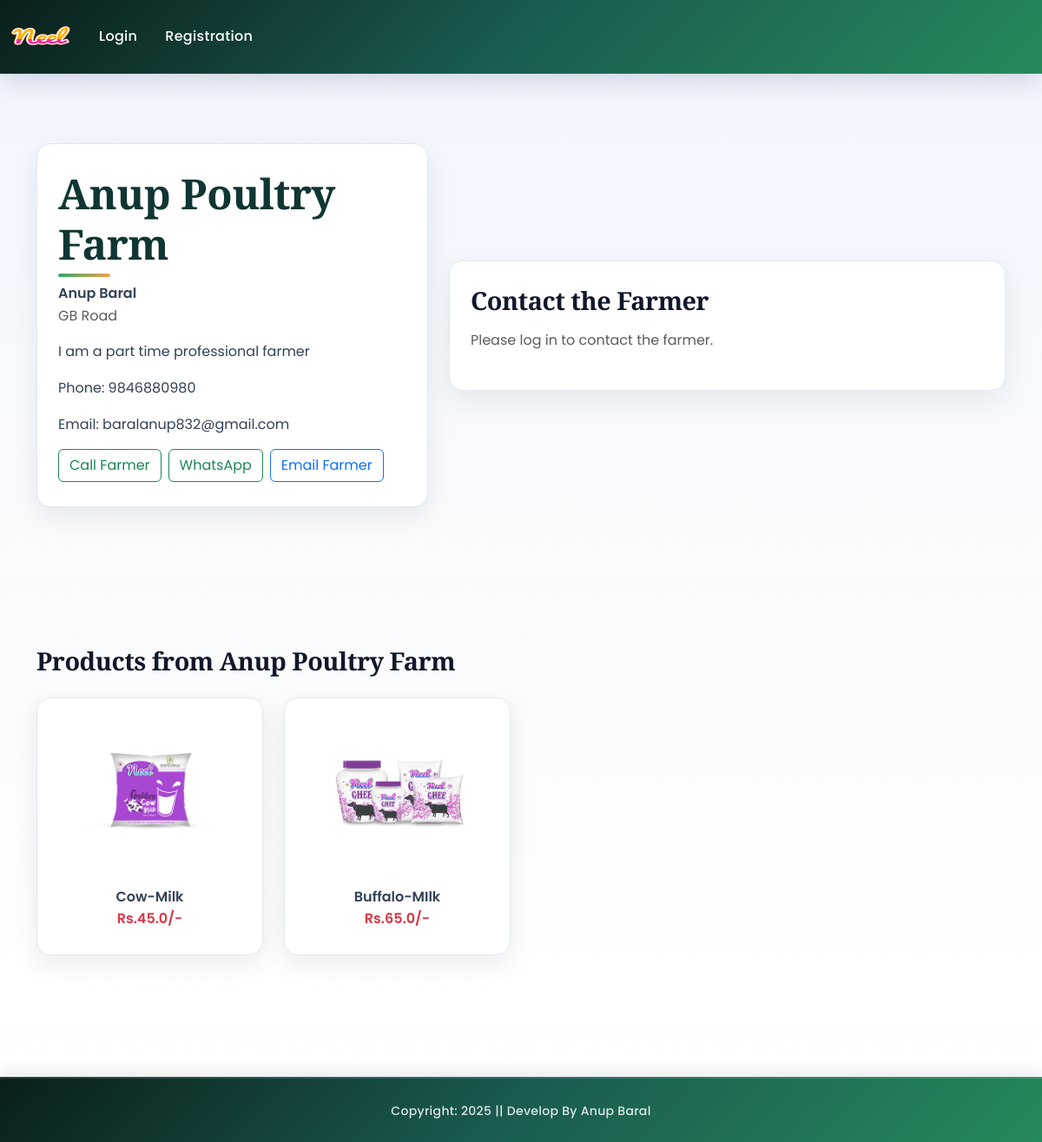
Screenshot of /farmers/1/ with the database file from the repository.
### app/models.py (models this page shows, shortened)
class Farmer(models.Model):
    name = models.CharField(max_length=120)
    farm_name = models.CharField(max_length=160)
    location = models.CharField(max_length=160)
    bio = models.TextField(blank=True)
    phone = models.CharField(max_length=30, blank=True)
    email = models.EmailField(blank=True)
    photo = models.ImageField(upload_to='farmers', blank=True, null=True)

class Product(models.Model):
    title = models.CharField(max_length=100)
    selling_price = models.FloatField()
    discounted_price = models.FloatField()
    description = models.TextField()
    composition = models.TextField(default='')
    prodapp = models.TextField(default='')
    category = models.CharField(choices=CATEGORY_CHOICES, max_length=2)
    product_image = models.ImageField(upload_to='product')
    farmer = models.ForeignKey('Farmer', on_delete=models.SET_NULL, null=True, blank=True, related_name='products')
    def default_variant(self):
        return self.variants.filter(is_default=True).first()
    @property
    def effective_discounted_price(self):
        variant = self.default_variant()
        return variant.discounted_price if variant else self.discounted_price

### app/views.py (the view)
# urls.py: path('farmers/<int:pk>/', views.farmer_detail, name='farmer-detail'),
def farmer_detail(request, pk):
    farmer = get_object_or_404(Farmer, pk=pk)
    products = farmer.products.all()
    return render(request, 'app/farmer_detail.html', {
        'farmer': farmer,
        'products': products,
        'farmer_form': FarmerMessageForm(),
    })

### app/context_processors.py (called while the page is built)
def cart_item_count(request):
    totalitem = 0
    if request.user.is_authenticated:
        totalitem = Cart.objects.filter(user=request.user).count()
    return {'totalitem': totalitem}

### app/templates/app/farmer_detail.html (shortened to what this page needs)
{% extends "app/base.html" %}
{% load static %}
{% block main-content %}
<section class="section">
    <div class="container">
        <div class="row g-4 align-items-center">
            <div class="col-12 col-lg-5">
                <div class="card-soft">
                    <h2 class="section-title">{{ farmer.farm_name }}</h2>
                    <div class="fw-semibold">{{ farmer.name }}</div>
                    <div class="text-muted">{{ farmer.location }}</div>
                    {% if farmer.bio %}
                    <p class="mt-3">{{ farmer.bio }}</p>
                    {% endif %}
                    {% if farmer.phone %}
                    <p class="mt-3">Phone: {{ farmer.phone }}</p>
                    {% endif %}
                    {% if farmer.email %}
                    <p>Email: {{ farmer.email }}</p>
                    {% endif %}
                    <div class="d-flex flex-wrap gap-2 mt-3">
                        {% if farmer.phone %}
                        <a class="btn btn-outline-success" href="tel:{{ farmer.phone }}">Call Farmer</a>
                        <a class="btn btn-outline-success" href="https://wa.me/{{ farmer.phone|cut:' ' }}" target="_blank" rel="noopener">WhatsApp</a>
                        {% endif %}
                        {% if farmer.email %}
                        <a class="btn btn-outline-primary" href="mailto:{{ farmer.email }}">Email Farmer</a>
                        {% endif %}
                    </div>
                </div>
            </div>
            <div class="col-12 col-lg-7">
                <div class="card-soft">
                    <h3 class="mb-3">Contact the Farmer</h3>
                    {% if request.user.is_authenticated %}
                    <form method="post" action="{% url 'contact-farmer' farmer.id %}">
                        {% csrf_token %}
                        <div class="mb-3">
                            {{ farmer_form.subject }}
                        </div>
                        <div class="mb-3">
                            {{ farmer_form.message }}
                        </div>
                        <button class="btn btn-brand" type="submit">Send Message</button>
                    </form>
                    {% else %}
                    <p class="text-muted">Please log in to contact the farmer.</p>
                    {% endif %}
                </div>
            </div>
        </div>
    </div>
</section>
<section class="section section-light">
    <div class="container">
        <h3 class="mb-4">Products from {{ farmer.farm_name }}</h3>
        {% if products %}
        <div class="row g-4">
            {% for prod in products %}
            <div class="col-12 col-sm-6 col-lg-3">
                <a href="{% url 'product-detail' prod.id %}" class="text-decoration-none">
                    <div class="card-soft text-center h-100">
                        <img src="{{ prod.product_image.url }}" class="img-fluid" alt="{{ prod.title }}">
                        <div class="fw-semibold mt-3">{{ prod.title }}</div>
                        <div class="text-danger fw-semibold">Rs.{{ prod.effective_discounted_price }}/-</div>
                    </div>
                </a>
            </div>
            {% endfor %}
        </div>
        {% else %}
        <p class="text-muted">No products available yet.</p>
        {% endif %}
    </div>
</section>
{% endblock main-content %}

### app/static/app/css/style.css (style rules this page uses)
:root { --brand-900: #0a1f1b; --brand-800: #0f3632; --brand-700: #1a5c52; --brand-600: #268959; --brand-500: #2faa6b; --accent-500: #f59f4a; --accent-600: #e3832c; --accent-400: #fdb64e; --ink-900: #0f172a; --ink-800: #1e293b; --ink-700: #334155; --ink-500: #64748b; --ink-400: #94a3b8; --surface-0: #ffffff; --surface-50: #f9fafb; --surface-100: #f3f4f6; --surface-200: #e5e7eb; --border-200: #e2e8f0; --border-400: #cbd5e1; --shadow-xs: 0 1px 2px rgba(15, 23, 42, 0.05); --shadow-soft: 0 10px 30px rgba(15, 23, 42, 0.08); --shadow-mid: 0 20px 40px rgba(15, 23, 42, 0.12); --shadow-strong: 0 25px 50px rgba(15, 23, 42, 0.15); --shadow-xl: 0 30px 60px rgba(15, 23, 42, 0.2); }
* { box-sizing: border-box; }
body.site-body { font-family: "Poppins", "Segoe UI", sans-serif; color: var(--ink-700); background: linear-gradient(180deg, #f0f6ff 0%, #f8fafc 45%, #ffffff 100%); line-height: 1.6; -webkit-font-smoothing: antialiased; -moz-osx-font-smoothing: grayscale; }
h1, h2, h3, h4, h5, h6 { color: var(--ink-900); font-family: "Playfair Display", "Times New Roman", serif; letter-spacing: -0.5px; font-weight: 700; line-height: 1.2; }
h2 { font-size: clamp(1.5rem, 4vw, 2.5rem); }
h3 { font-size: clamp(1.2rem, 3vw, 1.8rem); }
a { color: inherit; transition: all 0.3s ease; }
.section { padding: 80px 0; }
.section-light { background: linear-gradient(180deg, var(--surface-50) 0%, var(--surface-0) 100%); }
.section-title { font-size: clamp(2rem, 3vw, 2.6rem); margin-bottom: 20px; position: relative; display: inline-block; }
.section-title::after { content: ''; position: absolute; bottom: -10px; left: 0; width: 60px; height: 4px; background: linear-gradient(90deg, var(--brand-500), var(--accent-500)); border-radius: 2px; }
.card-soft { background: var(--surface-0); border-radius: 16px; border: 1px solid var(--border-200); padding: 28px 24px; box-shadow: var(--shadow-soft); transition: all 0.3s cubic-bezier(0.34, 1.56, 0.64, 1); height: 100%; position: relative; overflow: hidden; }
.card-soft::before { content: ''; position: absolute; top: 0; left: -100%; width: 100%; height: 100%; background: linear-gradient(90deg, transparent, rgba(255, 255, 255, 0.3), transparent); transition: left 0.6s ease; z-index: 1; }
.card-soft img { width: 160px; height: 160px; object-fit: contain; margin-bottom: 12px; transition: transform 0.3s ease; }
.section-title { font-size: clamp(2rem, 5vw, 3rem); margin-bottom: 16px; color: var(--brand-800); font-weight: 800; }

### rows the page displays
Farmer: farm_name "Anup Poultry Farm", name "Anup Baral", location "GB Road", bio "I am a part time professional farmer", phone "9846880980", email "baralanup832@gmail.com"
Product: product_image (picture), title "Cow-Milk", effective_discounted_price "45.0"
Product: product_image (picture), title "Buffalo-MIlk", effective_discounted_price "65.0"
